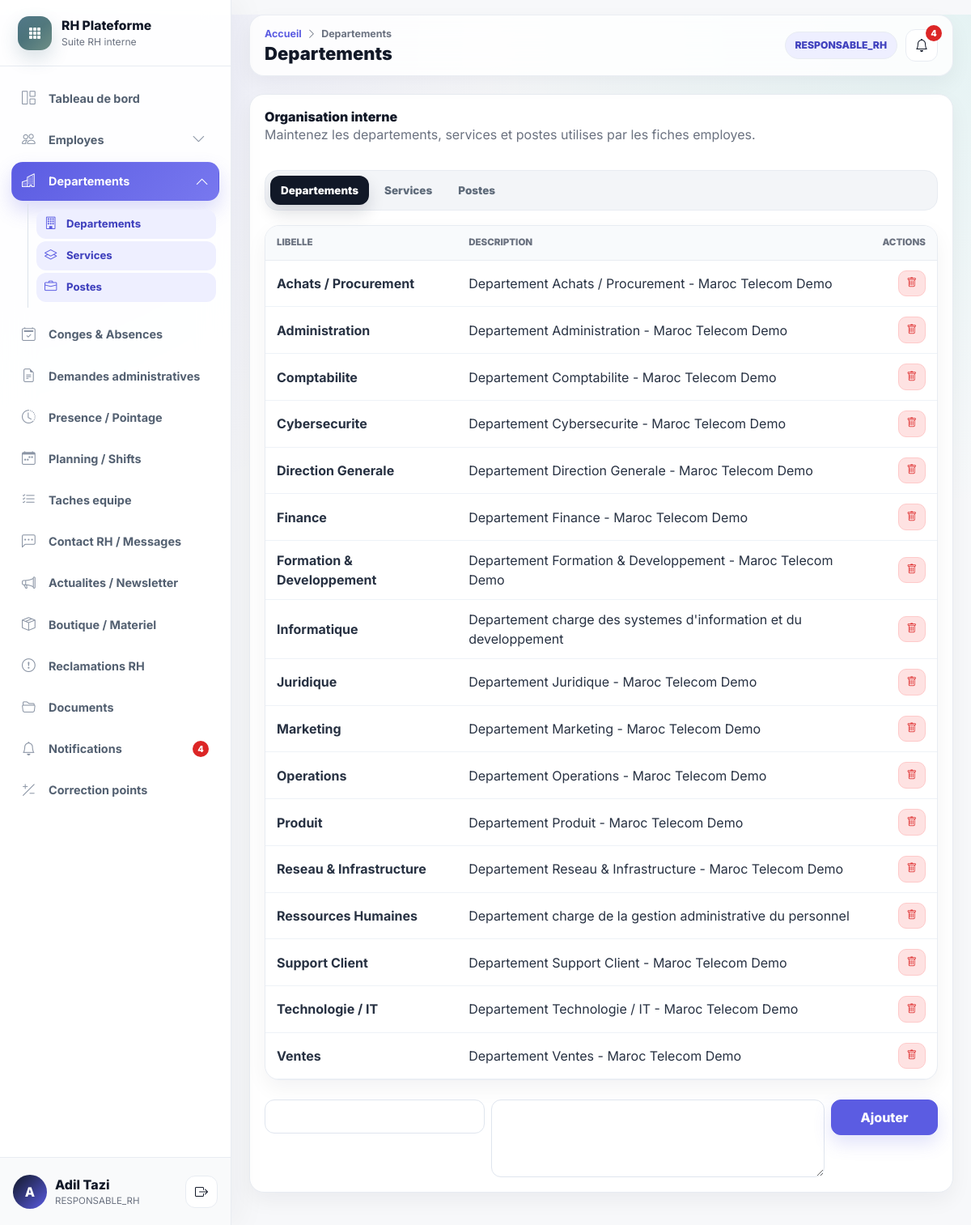
Screenshot of /departements (signed in) with the database file from the repository.
### accounts/models.py (models this page shows, shortened)
class UtilisateurProfile(models.Model):
    user = models.OneToOneField(settings.AUTH_USER_MODEL, on_delete=models.CASCADE, related_name="profile")
    role = models.CharField(max_length=40, choices=Role.choices)
    actif = models.BooleanField(default=True)
    employe = models.OneToOneField(
        "hr.Employe",
        on_delete=models.SET_NULL,
        null=True,
        blank=True,
        related_name="utilisateur_profile",
    )
    class Meta:
        verbose_name = "Utilisateur"
        verbose_name_plural = "Utilisateurs"

### hr/models.py (models this page shows, shortened)
class Employe(models.Model):
    matricule = models.CharField(max_length=100, unique=True)
    nom = models.CharField(max_length=255)
    prenom = models.CharField(max_length=255)
    email = models.EmailField()
    telephone = models.CharField(max_length=80, blank=True)
    date_naissance = models.DateField(null=True, blank=True)
    date_embauche = models.DateField()
    adresse = models.TextField(blank=True)
    photo = models.ImageField(upload_to="uploads/photos/", null=True, blank=True)
    departement = models.ForeignKey(Departement, on_delete=models.SET_NULL, null=True, blank=True, related_name="employes")
    service = models.ForeignKey(Service, on_delete=models.SET_NULL, null=True, blank=True, related_name="employes")
    poste = models.ForeignKey(Poste, on_delete=models.SET_NULL, null=True, blank=True, related_name="employes")
    responsable = models.ForeignKey("self", on_delete=models.SET_NULL, null=True, blank=True, related_name="collaborateurs")
    localisation = models.CharField(max_length=255, blank=True, default="Casablanca")
    actif = models.BooleanField(default=True)
    created_at = models.DateTimeField(auto_now_add=True)
    updated_at = models.DateTimeField(auto_now=True)
    class Meta:
        ordering = ["nom", "prenom"]
    @property
    def nom_complet(self):
        return f"{self.prenom or ''} {self.nom or ''}".strip()

class Departement(models.Model):
    libelle = models.CharField(max_length=255)
    description = models.TextField(blank=True)
    created_at = models.DateTimeField(auto_now_add=True)
    updated_at = models.DateTimeField(auto_now=True)
    class Meta:
        ordering = ["libelle"]

### hr/views.py (the view)
# urls.py: path("departements", views.departements_list, name="departements_list"),
@role_required(Role.ADMIN, Role.RESPONSABLE_RH)
def departements_list(request):
    active_tab = request.GET.get("tab", "departements")
    if active_tab not in {"departements", "services", "postes"}:
        active_tab = "departements"
    return render(
        request,
        "departements/list.html",
        {
            "page_title": "Departements",
            "departements": Departement.objects.all(),
            "services": Service.objects.select_related("departement"),
            "postes": Poste.objects.all(),
            "departement_form": DepartementForm(),
            "service_form": ServiceForm(),
            "poste_form": PosteForm(),
            "active_tab": active_tab,
        },
    )

### hr/forms.py (shortened to what this page needs)
class DepartementForm(BootstrapModelForm):
    class Meta:
        model = Departement
        fields = ["libelle", "description"]
        widgets = {"description": forms.Textarea(attrs={"rows": 2})}

class ServiceForm(BootstrapModelForm):
    class Meta:
        model = Service
        fields = ["libelle", "description", "departement"]
        widgets = {"description": forms.Textarea(attrs={"rows": 2})}

### hr/permissions.py (called while the page is built)
def profile_for(user):
    return getattr(user, "profile", None)

def has_any_role(user, *roles):
    profile = profile_for(user)
    return bool(user.is_authenticated and profile and profile.actif and profile.role in roles)

def role_required(*roles):
    def decorator(view_func):
        @login_required
        @wraps(view_func)
        def wrapper(request, *args, **kwargs):
            if not has_any_role(request.user, *roles):
                messages.error(request, "Vous n'etes pas autorise a acceder a cette page.")
                return redirect("dashboard")
            return view_func(request, *args, **kwargs)
        return wrapper
    return decorator

### templates/departements/list.html (shortened to what this page needs)
{% extends "base.html" %}
{% block content %}
<div class="panel">
    <div class="panel-header">
        <div><h3>Organisation interne</h3><p class="text-soft">Maintenez les departements, services et postes utilises par les fiches employes.</p></div>
    </div>
    <ul class="nav module-tabs" role="tablist">
        <li class="nav-item"><a class="nav-link {% if active_tab == 'departements' %}active{% endif %}" href="?tab=departements">Departements</a></li>
        <li class="nav-item"><a class="nav-link {% if active_tab == 'services' %}active{% endif %}" href="?tab=services">Services</a></li>
        <li class="nav-item"><a class="nav-link {% if active_tab == 'postes' %}active{% endif %}" href="?tab=postes">Postes</a></li>
    </ul>
    {% if active_tab == 'departements' %}
        <div class="compact-panel">
            <table class="table table-compact align-middle"><thead><tr><th>Libelle</th><th>Description</th><th class="text-end">Actions</th></tr></thead><tbody>
            {% for item in departements %}<tr><td><strong>{{ item.libelle }}</strong></td><td>{{ item.description }}</td><td class="text-end"><form method="post" action="{% url 'departement_delete' item.id %}" class="confirm-delete d-inline">{% csrf_token %}<button class="btn btn-sm btn-outline-danger"><i class="bi bi-trash"></i></button></form></td></tr>{% empty %}<tr><td colspan="3" class="empty-state">Aucun departement.</td></tr>{% endfor %}
            </tbody></table>
        </div>
        <form class="row g-2 mt-3" method="post" action="{% url 'departement_save' %}">{% csrf_token %}<div class="col-md-4">{{ departement_form.libelle }}</div><div class="col-md-6">{{ departement_form.description }}</div><div class="col-md-2"><button class="btn btn-accent w-100">Ajouter</button></div></form>
    {% endif %}
</div>
{% endblock %}

### templates/base.html (shortened to what this page needs)
{% load static message_tags %}
<!DOCTYPE html>
<html lang="fr">
<head>
    <link href="https://cdn.jsdelivr.net/npm/bootstrap@5.3.3/dist/css/bootstrap.min.css" rel="stylesheet">
    <link href="https://cdn.jsdelivr.net/npm/bootstrap-icons@1.11.3/font/bootstrap-icons.css" rel="stylesheet">
    <link rel="stylesheet" href="{% static 'css/main.css' %}?v=premium-rh-saas-1">
</head>
<body class="app-body">
<div class="app-shell">
    <aside id="sidebar" class="app-sidebar">
        <div class="sidebar-brand">
            <div class="brand-mark"><i class="bi bi-grid-3x3-gap-fill"></i></div>
            <div class="brand-copy">
                <div class="brand-title">RH Plateforme</div>
                <div class="brand-subtitle">Suite RH interne</div>
            </div>
        </div>
        <nav class="sidebar-nav" aria-label="Navigation principale">
            <a href="{% url 'dashboard' %}" class="sidebar-item nav-link" data-route="/dashboard"><i class="bi bi-grid-1x2"></i><span>Tableau de bord</span></a>
            <div class="sidebar-group" data-group-route="/employes">
                <button class="sidebar-item sidebar-parent nav-link {% if nav_module == 'employes' %}active{% endif %}" type="button" data-bs-toggle="collapse" data-bs-target="#menuEmployes" aria-expanded="{% if nav_module == 'employes' %}true{% else %}false{% endif %}">
                    <i class="bi bi-people"></i><span>Employes</span><i class="bi bi-chevron-down ms-auto"></i>
                </button>
            </div>
            {% if utilisateur_connecte.role == "ADMIN" or utilisateur_connecte.role == "RESPONSABLE_RH" %}
                <div class="sidebar-group" data-group-route="/departements">
                    <button class="sidebar-item sidebar-parent nav-link {% if nav_module == 'departements' %}active{% endif %}" type="button" data-bs-toggle="collapse" data-bs-target="#menuDepartements" aria-expanded="{% if nav_module == 'departements' %}true{% else %}false{% endif %}">
                        <i class="bi bi-buildings"></i><span>Departements</span><i class="bi bi-chevron-down ms-auto"></i>
                    </button>
                    <div class="collapse sidebar-submenu {% if nav_module == 'departements' %}show{% endif %}" id="menuDepartements">
                        <a href="{% url 'departements_list' %}?tab=departements" class="sidebar-subitem {% if nav_item == 'departements_departements' %}active{% endif %}" data-route="/departements"><i class="bi bi-building"></i><span>Departements</span></a>
                        <a href="{% url 'departements_list' %}?tab=services" class="sidebar-subitem {% if nav_item == 'departements_services' %}active{% endif %}" data-route="/departements"><i class="bi bi-layers"></i><span>Services</span></a>
                        <a href="{% url 'departements_list' %}?tab=postes" class="sidebar-subitem {% if nav_item == 'departements_postes' %}active{% endif %}" data-route="/departements"><i class="bi bi-briefcase"></i><span>Postes</span></a>
                    </div>
                </div>
            {% endif %}
            <a href="{% url 'conges_list' %}" class="sidebar-item nav-link" data-route="/conges"><i class="bi bi-calendar2-check"></i><span>Conges & Absences</span></a>
            <a href="{% url 'demandes_list' %}" class="sidebar-item nav-link" data-route="/demandes"><i class="bi bi-file-earmark-text"></i><span>Demandes administratives</span></a>
            <a href="{% url 'attendance' %}" class="sidebar-item nav-link" data-route="/pointage"><i class="bi bi-clock-history"></i><span>Presence / Pointage</span></a>
            <a href="{% url 'planning' %}" class="sidebar-item nav-link" data-route="/planning"><i class="bi bi-calendar-week"></i><span>Planning / Shifts</span></a>
            <a href="{% url 'team_tasks' %}" class="sidebar-item nav-link" data-route="/taches"><i class="bi bi-list-check"></i><span>Taches equipe</span></a>
            <a href="{% url 'rh_messages' %}" class="sidebar-item nav-link" data-route="/messages-rh"><i class="bi bi-chat-left-dots"></i><span>Contact RH / Messages</span></a>
            <a href="{% url 'news_list' %}" class="sidebar-item nav-link" data-route="/actualites"><i class="bi bi-megaphone"></i><span>Actualites / Newsletter</span></a>
            <a href="{% url 'shop' %}" class="sidebar-item nav-link" data-route="/boutique"><i class="bi bi-box-seam"></i><span>Boutique / Materiel</span></a>
            <a href="{% url 'reclamations' %}" class="sidebar-item nav-link" data-route="/reclamations"><i class="bi bi-exclamation-circle"></i><span>Reclamations RH</span></a>
            <a href="{% url 'documents_list' %}" class="sidebar-item nav-link" data-route="/documents"><i class="bi bi-folder2-open"></i><span>Documents</span></a>
            <a href="{% url 'notifications_list' %}" class="sidebar-item nav-link nav-link-with-badge" data-route="/notifications">
                <i class="bi bi-bell"></i><span>Notifications</span>
                {% if notifications_non_lues > 0 %}<span class="nav-badge">{{ notifications_non_lues }}</span>{% endif %}
            </a>
            {% if utilisateur_connecte.role == "ADMIN" or utilisateur_connecte.role == "RESPONSABLE_RH" %}
                <a href="{% url 'manual_points' %}" class="sidebar-item nav-link" data-route="/points"><i class="bi bi-plus-slash-minus"></i><span>Correction points</span></a>
            {% endif %}
        </nav>
        <div class="sidebar-user">
            <div class="user-avatar"><span>{{ utilisateur_connecte.employe.prenom|first|default:"U" }}</span></div>
            <div class="user-meta">
                <div class="user-name">{{ utilisateur_connecte.employe.nom_complet|default:"Utilisateur" }}</div>
                <div class="user-role">{{ utilisateur_connecte.role|default:"Session" }}</div>
            </div>
            <form action="{% url 'logout' %}" method="post" class="ms-auto">
                <button type="submit" class="btn btn-rh-icon" title="Se deconnecter"><i class="bi bi-box-arrow-right"></i></button>
            </form>
        </div>
    </aside>
    <main id="main-content" class="app-main">
        <nav class="app-topbar">
            <div class="page-header">
                <div class="breadcrumb-line">
                    <a href="{% url 'dashboard' %}">Accueil</a>
                    <i class="bi bi-chevron-right"></i>
                    <span>{{ page_title|default:"Page" }}</span>
                </div>
                <h1 class="page-title">{{ page_title|default:"Page" }}</h1>
            </div>
            <div class="topbar-actions">
                <span class="role-pill">{{ utilisateur_connecte.role|default:"Utilisateur" }}</span>
                <a href="{% url 'notifications_list' %}" class="btn btn-rh-icon position-relative" title="Notifications">
                    <i class="bi bi-bell"></i>
                    {% if notifications_non_lues > 0 %}<span class="topbar-badge">{{ notifications_non_lues }}</span>{% endif %}
                </a>
            </div>
        </nav>
        <div class="app-content">
            {% block content %}{% endblock %}
        </div>
    </main>
</div>
</body>
</html>

### rows the page displays
UtilisateurProfile: employe.prenom|first "A", employe.nom_complet "Adil Tazi", role "RESPONSABLE_RH"
Departement: libelle "Achats / Procurement", description "Departement Achats / Procurement - Maroc Telecom Demo"
Departement: libelle "Administration", description "Departement Administration - Maroc Telecom Demo"
Departement: libelle "Comptabilite", description "Departement Comptabilite - Maroc Telecom Demo"
Departement: libelle "Cybersecurite", description "Departement Cybersecurite - Maroc Telecom Demo"
Departement: libelle "Direction Generale", description "Departement Direction Generale - Maroc Telecom Demo"
Departement: libelle "Finance", description "Departement Finance - Maroc Telecom Demo"
Departement: libelle "Formation & Developpement", description "Departement Formation & Developpement - Maroc Telecom Demo"
Departement: libelle "Informatique", description "Departement charge des systemes d'information et du developpement"
Departement: libelle "Juridique", description "Departement Juridique - Maroc Telecom Demo"
Departement: libelle "Marketing", description "Departement Marketing - Maroc Telecom Demo"
Departement: libelle "Operations", description "Departement Operations - Maroc Telecom Demo"
Departement: libelle "Produit", description "Departement Produit - Maroc Telecom Demo"
Departement: libelle "Reseau & Infrastructure", description "Departement Reseau & Infrastructure - Maroc Telecom Demo"
Departement: libelle "Ressources Humaines", description "Departement charge de la gestion administrative du personnel"
Departement: libelle "Support Client", description "Departement Support Client - Maroc Telecom Demo"
Departement: libelle "Technologie / IT", description "Departement Technologie / IT - Maroc Telecom Demo"
Departement: libelle "Ventes", description "Departement Ventes - Maroc Telecom Demo"

### other values shown
{{ notifications_non_lues }} "4"
{{ page_title|default:"Page" }} "Departements"
